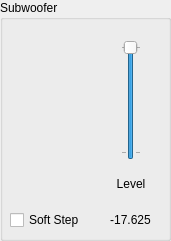
   <widget class="QGroupBox" name="groupBox_16">
    <property name="geometry">
     <rect>
      <x>780</x>
      <y>720</y>
      <width>171</width>
      <height>241</height>
     </rect>
    </property>
    <property name="title">
     <string>Subwoofer</string>
    </property>
    <widget class="QWidget" name="gridLayoutWidget_17">
     <property name="geometry">
      <rect>
       <x>10</x>
       <y>40</y>
       <width>151</width>
       <height>191</height>
      </rect>
     </property>
     <layout class="QGridLayout" name="gridLayout_17">
      <item row="1" column="1" alignment="Qt::AlignHCenter|Qt::AlignVCenter">
       <widget class="QLabel" name="label_42">
        <property name="minimumSize">
         <size>
          <width>32</width>
          <height>18</height>
         </size>
        </property>
        <property name="maximumSize">
         <size>
          <width>32</width>
          <height>18</height>
         </size>
        </property>
        <property name="text">
         <string>Level</string>
        </property>
        <property name="alignment">
         <set>Qt::AlignCenter</set>
        </property>
       </widget>
      </item>
      <item row="2" column="1" alignment="Qt::AlignHCenter|Qt::AlignVCenter">
       <widget class="QLabel" name="label_43">
        <property name="minimumSize">
         <size>
          <width>45</width>
          <height>18</height>
         </size>
        </property>
        <property name="maximumSize">
         <size>
          <width>45</width>
          <height>18</height>
         </size>
        </property>
        <property name="text">
         <string>-17.625</string>
        </property>
        <property name="alignment">
         <set>Qt::AlignCenter</set>
        </property>
       </widget>
      </item>
      <item row="0" column="1">
       <layout class="QVBoxLayout" name="verticalLayout_21">
        <item alignment="Qt::AlignHCenter">
         <widget class="QSlider" name="verticalSlider_23">
          <property name="minimumSize">
           <size>
            <width>20</width>
            <height>120</height>
           </size>
          </property>
          <property name="maximumSize">
           <size>
            <width>20</width>
            <height>120</height>
           </size>
          </property>
          <property name="minimum">
           <number>-47</number>
          </property>
          <property name="maximum">
           <number>0</number>
          </property>
          <property name="pageStep">
           <number>1</number>
          </property>
          <property name="orientation">
           <enum>Qt::Vertical</enum>
          </property>
          <property name="tickPosition">
           <enum>QSlider::TicksBothSides</enum>
          </property>
          <property name="tickInterval">
           <number>47</number>
          </property>
         </widget>
        </item>
       </layout>
      </item>
      <item row="2" column="0">
       <widget class="QCheckBox" name="checkBox_19">
        <property name="minimumSize">
         <size>
          <width>85</width>
          <height>22</height>
         </size>
        </property>
        <property name="text">
         <string>Soft Step</string>
        </property>
       </widget>
      </item>
     </layout>
    </widget>
   </widget>
